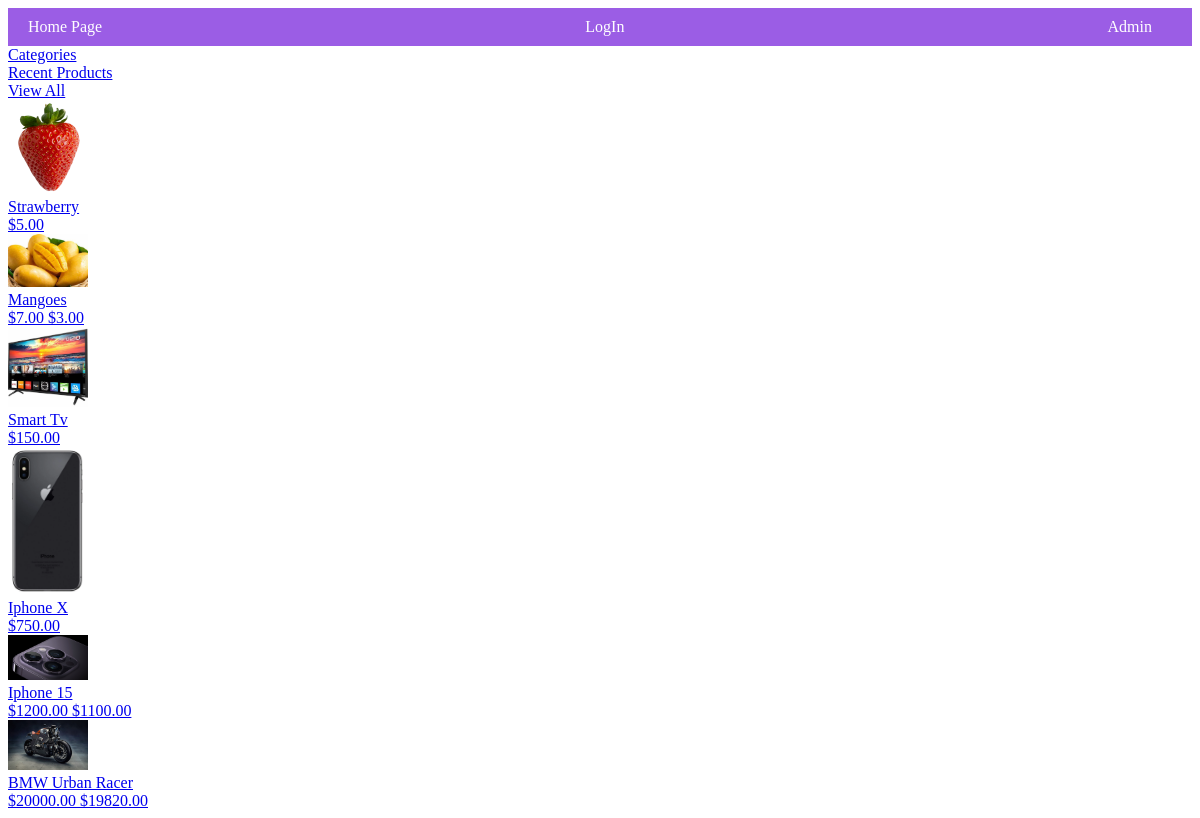
The app's page /view_all/ with its own data.
### product/models.py (models this page shows, shortened)
class Products(models.Model):
    product_name = models.CharField(max_length=200)
    product_description = models.TextField(max_length=500)
    product_price = models.DecimalField('Price',max_digits=7,decimal_places=2)
    product_discounted_price = models.DecimalField('Discounted Price',max_digits=7,decimal_places=2,null=True,blank=True)
    product_specification = models.TextField(null= True, blank= True)
    product_posted_date = models.DateField( auto_now_add=True)
    product_images = models.ImageField(upload_to='products/')
    product_images2 = models.ImageField(null=True,blank=True,upload_to='products/')
    product_images3 = models.ImageField(null=True,blank=True,upload_to='products/')
    product_images4 = models.ImageField(null=True,blank=True,upload_to='products/')
    product_images5 = models.ImageField(null=True,blank=True,upload_to='products/')
    categories_choices = product_categories = {
    "ELECTRONICS": "Electronics",
    "CLOTHING & ACCESSORIES": "Clothing & Accessories",
    "HOME & KITCHEN": "Home & Kitchen",
    "BEAUTY & PERSONAL CARE": "Beauty & Personal Care",
    "HEALTH & FITNESS": "Health & Fitness",
    "TOYS & GAMES": "Toys & Games",
    "BOOKS & MEDIA": "Books & Media",
    "AUTOMOTIVE": "Automotive",
    "SPORTS & OUTDOORS": "Sports & Outdoors",
    "PET SUPPLIES": "Pet Supplies",
    "HOME APPLIANCES": "Home Appliances",
    "OFFICE SUPPLIES": "Office Supplies",
    "FURNITURE & DECOR": "Furniture & Decor",
    "JEWELRY & WATCHES": "Jewelry & Watches",
    "BABY & TODDLER": "Baby & Toddler",
    "FOOD & GROCERIES": "Food & Groceries",
    "ARTS & CRAFTS": "Arts & Crafts",
    "MUSICAL INSTRUMENTS": "Musical Instruments",
    "GARDEN & OUTDOOR LIVING": "Garden & Outdoor Living",
    "TRAVEL & LUGGAGE": "Travel & Luggage",
    "SMARTPHONE": "Smartphone",
    "LAPTOP": "Laptop",
    "CAMERA": "Camera",
    "TV": "TV",
    "HEADPHONE": "Headphone",
    "GADGET": "Gadget",
    "APPAREL": "Apparel",
    "BAG": "Bag",
    "JEWELRY": "Jewelry",
    "SUNGLASSES": "Sunglasses",
    "WATCH": "Watch",
    "HOME IMPROVEMENT": "Home Improvement",
    "DECOR": "Decor",
    "KITCHEN APPLIANCES": "Kitchen Appliances",
    "COOKWARE": "Cookware",
    "FURNITURE": "Furniture",
    "SKINCARE": "Skincare",
    "MAKEUP": "Makeup",
    "HAIRCARE": "Haircare",
    "GROOMING": "Grooming",
    "FRAGRANCES": "Fragrances",
    "EXERCISE EQUIPMENT": "Exercise Equipment",
    "NUTRITIONAL SUPPLEMENTS": "Nutritional Supplements",
    "FITNESS TRACKERS": "Fitness Trackers",
    "YOGA MATS": "Yoga Mats",
    "TOYS": "Toys",
    "BOARD GAMES": "Board Games",
    "PUZZLES": "Puzzles",
    "EDUCATIONAL TOYS": "Educational Toys",
    "OUTDOOR PLAY EQUIPMENT": "Outdoor Play Equipment",
    "BOOKS": "Books",
    "E-BOOKS": "E-books",
    "AUDIOBOOKS": "Audiobooks",
    "DVDS": "DVDs",
    "CDS": "CDs",
    "DIGITAL MEDIA": "Digital Media",
    "CAR PARTS": "Car Parts",
    "ACCESSORIES": "Accessories",
    "TOOLS": "Tools",
    "MAINTENANCE SUPPLIES": "Maintenance Supplies",
    "ELECTRONICS": "Electronics",
    "SPORTING EQUIPMENT": "Sporting Equipment",
    "CAMPING GEAR": "Camping Gear",
    "HIKING GEAR": "Hiking Gear",
    "OUTDOOR CLOTHING": "Outdoor Clothing",
    "FOOD": "Food",
    "TOYS": "Toys",
    "GROOMING PRODUCTS": "Grooming Products",
    "BEDS": "Beds",
    "CARRIERS": "Carriers",
    "LARGE APPLIANCES": "Large Appliances",
    "SMALL APPLIANCES": "Small Appliances",
    "STATIONERY": "Stationery",
    "DESK ORGANIZERS": "Desk Organizers",
    "PRINTERS": "Printers",
    "OFFICE FURNITURE": "Office Furniture",
    "TECHNOLOGY ACCESSORIES": "Technology Accessories",
    "SOFAS": "Sofas",
    "CHAIRS": "Chairs",
    "TABLES": "Tables",
    "LIGHTING FIXTURES": "Lighting Fixtures",
    "RUGS": "Rugs",
    "RINGS": "Rings",
    "NECKLACES": "Necklaces",
    "BRACELETS": "Bracelets",
    "EARRINGS": "Earrings",
    "WATCHES": "Watches",
    "CLOTHING": "Clothing",
    "DIAPERS": "Diapers",
    "FEEDING SUPPLIES": "Feeding Supplies",
    "STROLLERS": "Strollers",
    "TOYS": "Toys",
    "NON-PERISHABLE FOOD": "Non-perishable Food",
    "SNACKS": "Snacks",
    "BEVERAGES": "Beverages",
    "GOURMET FOODS": "Gourmet Foods",
    "SPICES": "Spices",
    "ART SUPPLIES": "Art Supplies",
    "CRAFTING MATERIALS": "Crafting Materials",
    "DIY KITS": "DIY Kits",
    "SEWING SUPPLIES": "Sewing Supplies",
    "GUITARS": "Guitars",
    "KEYBOARDS": "Keyboards",
    "DRUMS": "Drums",
    "VIOLINS": "Violins",
    "WIND INSTRUMENTS": "Wind Instruments",
    "GARDENING TOOLS": "Gardening Tools",
    "PLANTS": "Plants",
    "OUTDOOR FURNITURE": "Outdoor Furniture",
    "BBQ GRILLS": "BBQ Grills",
    "LUGGAGE SETS": "Luggage Sets",
    "BACKPACKS": "Backpacks",
    "TRAVEL ACCESSORIES": "Travel Accessories",
    "TOILETRIES": "Toiletries",
    "OUTDOOR GEAR": "Outdoor Gear"
    }
    product_category = models.CharField('category',max_length=100,choices=categories_choices)
    product_quantity = models.IntegerField()
    sellor_name = models.CharField(max_length=100)
    company_name = models.CharField(null= True, blank= True, max_length=200)
    product_website = models.URLField(null= True,blank=True)

### product/views.py (the view)
# urls.py: path('view_all/',views.view_all,name='view_all'),
def view_all(request):
    products = Products.objects.all()
    context = {'products':products}
    return render(request,'product/view_all.html',context)

### product/templates/product/view_all.html (shortened to what this page needs)
{% load static %}
<!DOCTYPE html>
<html lang="en">
<head>
    <link rel="stylesheet" href="{% static 'product/index_style.css' %}">
</head>
<body>
    <nav>
        <a href="{% url 'product:home' %}">Home Page</a>
        {% if request.user.is_authenticated %}
            <a href="{% url 'registration:signout' %}">LogOut</a>
        {% else %}
            <a href="{% url 'registration:login' %}">LogIn</a>
        {% endif %}
        <a href="/admin/">Admin</a>
    </nav>
    <div class="aside_links">
        <aside>
            <a href="{% url 'product:categories_page' %}">Categories</a><br>
            <a href="{% url 'product:recent_products' %}">Recent Products</a><br>
            <a href="{% url 'product:view_all' %}">View All</a><br>
        </aside>
    </div>
    <div class="article_product_list">
        {% for product in products %}
            <a href="{% url 'product:details' product.id %}" class="product_detailslink">
            <article class="product_data">
                <img src="{{product.product_images.url}}" width="80" > <br>
                <label class="discounted_price">{{product.product_name}}</label><br>
                {% if product.product_discounted_price %}
                <label>${{product.product_price}}  ${{product.product_discounted_price}}</label><br>
                {% else %}
                <label class="price">${{product.product_price}}</label><br>
                {% endif %}
            </a>
        {% endfor %}
    </div>
</body>
</html>

### product/static/product/index_style.css (style rules this page uses)
nav { background-color: #9b5de5; display: flex; justify-content: space-between; align-items: center; padding: 10px 20px; }
nav a { color: white; text-decoration: none; margin-right: 20px; }

### records on screen
Products: product_images (picture), product_name "Strawberry", product_price "5.00"
Products: product_images (picture), product_name "Mangoes", product_price "7.00", product_discounted_price "3.00"
Products: product_images (picture), product_name "Smart Tv", product_price "150.00"
Products: product_images (picture), product_name "Iphone X", product_price "750.00"
Products: product_images (picture), product_name "Iphone 15", product_price "1200.00", product_discounted_price "1100.00"
Products: product_images (picture), product_name "BMW Urban Racer", product_price "20000.00", product_discounted_price "19820.00"
